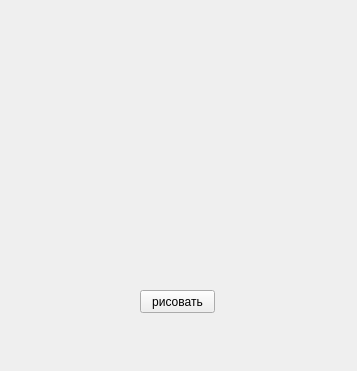
<?xml version="1.0" encoding="UTF-8"?>
<ui version="4.0">
 <class>Form</class>
 <widget class="QWidget" name="Form">
  <property name="geometry">
   <rect>
    <x>0</x>
    <y>0</y>
    <width>357</width>
    <height>371</height>
   </rect>
  </property>
  <property name="windowTitle">
   <string>Form</string>
  </property>
  <widget class="QPushButton" name="pushButton">
   <property name="geometry">
    <rect>
     <x>140</x>
     <y>290</y>
     <width>75</width>
     <height>23</height>
    </rect>
   </property>
   <property name="text">
    <string>рисовать</string>
   </property>
  </widget>
 </widget>
 <resources/>
 <connections/>
</ui>
